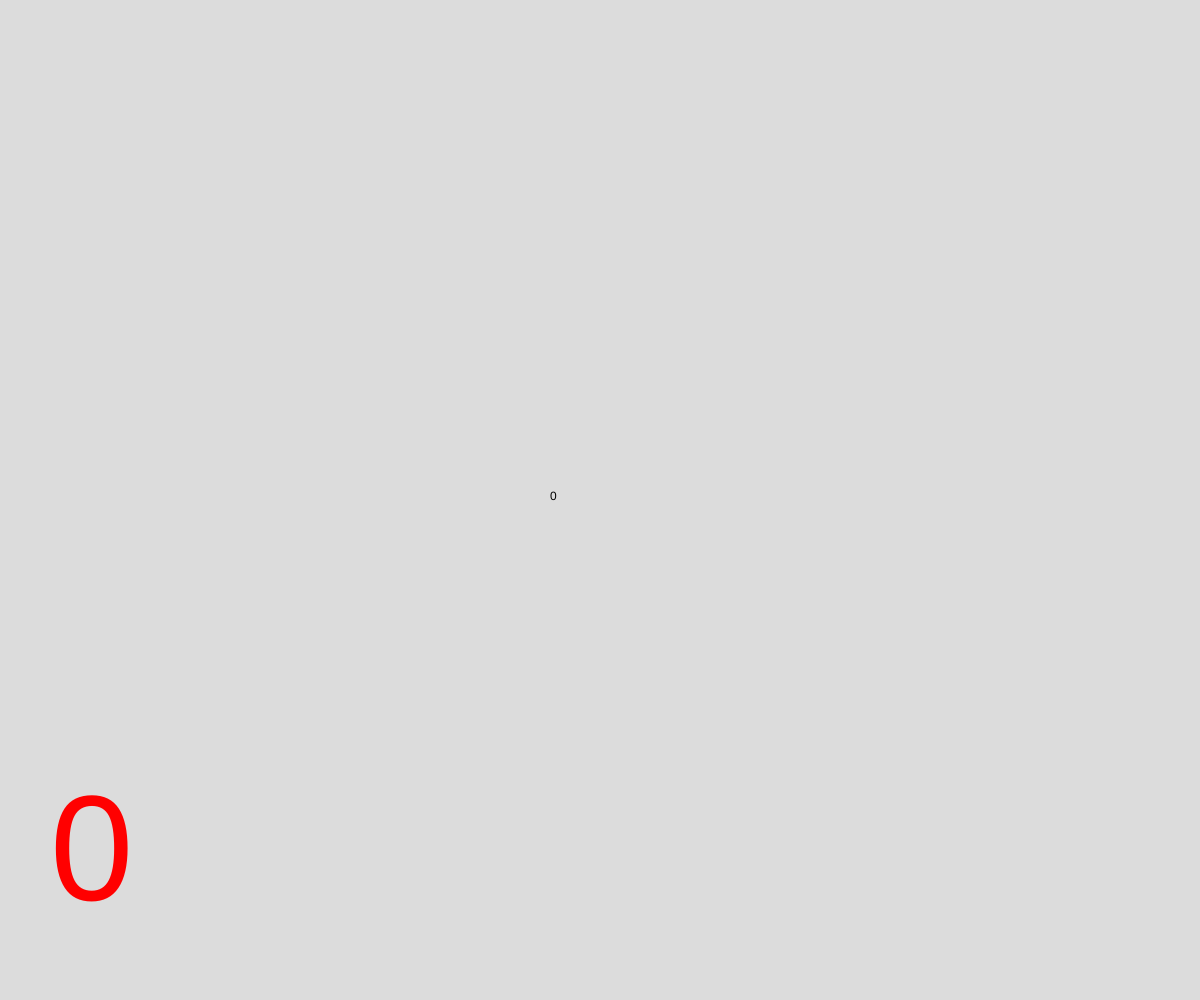
Frame 1 (no input)
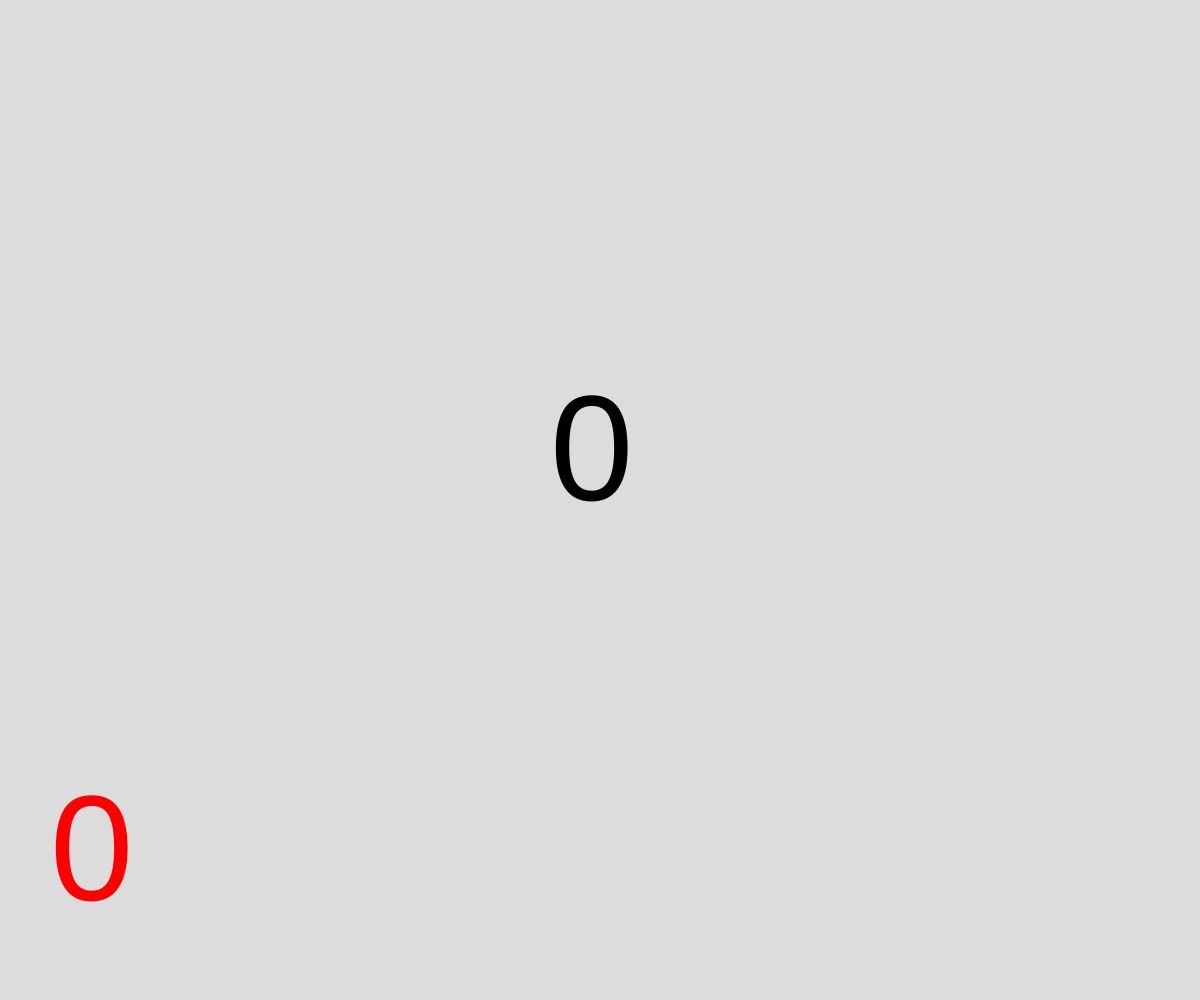
Frame 60 (no input)
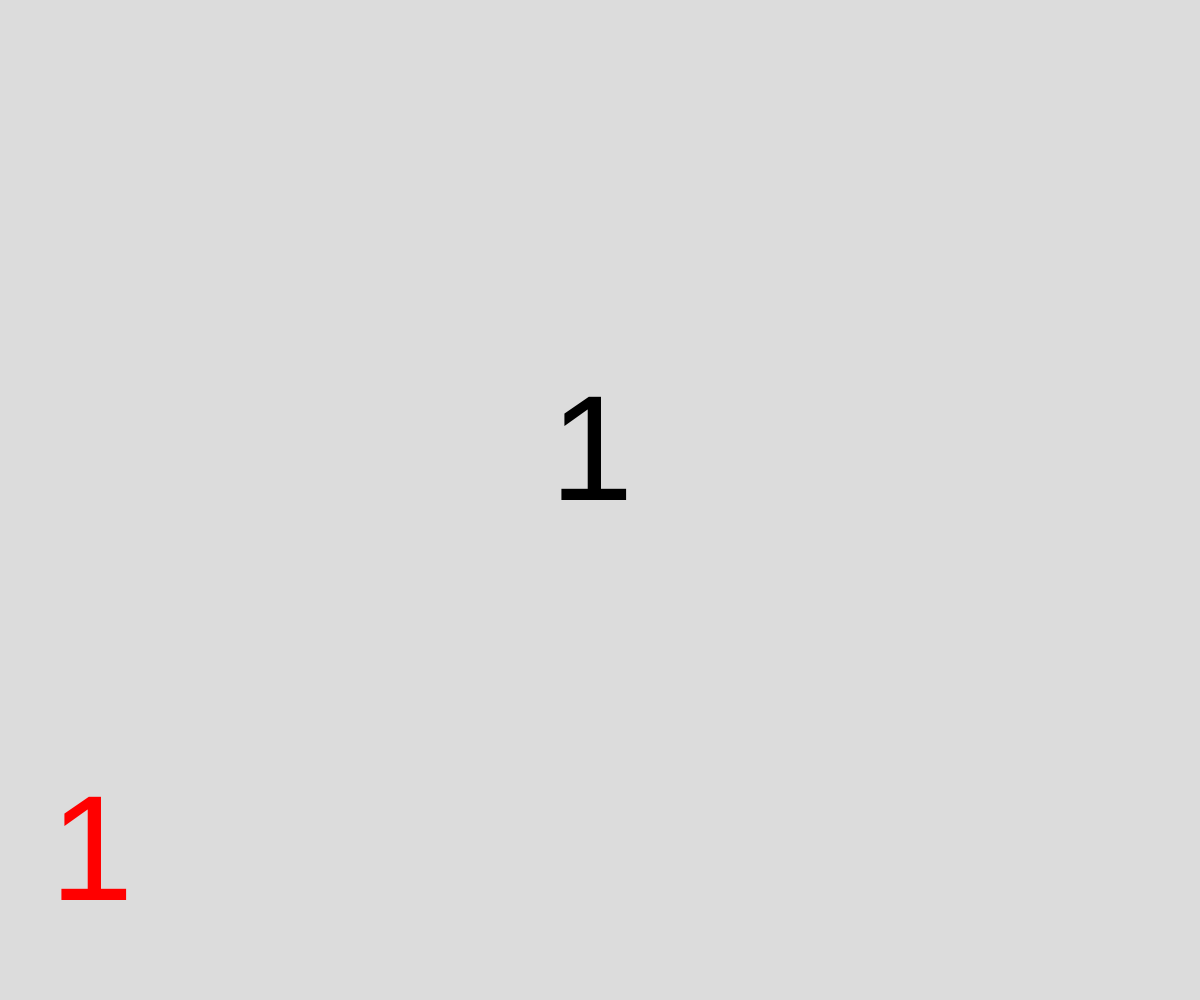
Frame 120 (the mouse pressed at the canvas centre since frame 60)

The p5.js sketch that drew these frames (run headless with seeded random() and noise() and a simulated clock; from frame 60 on, the mouse is pressed at the canvas centre):

// p5.js sketch
// ── sketch.js
// Local Storage Demo
// Your Name
// Date
//
// Extra for Experts:
// - describe what you did to take this project "above and beyond"

let numberOfClick = 0;
let highestEver = 0;

function setup() {
  createCanvas(windowWidth, windowHeight);
  if (getItem("highscore") !== null) {
    highestEver = getItem("highscore");
  }
  else {
    storeItem("highscore",0);
  }
}

function draw() {
  background(220);
  fill("black");
  text(numberOfClick, width/2-50, height/2);
  textSize(150);
  fill("red");
  text(highestEver, 50, height -100);
}

function mousePressed() {
  numberOfClick++;
  if (numberOfClick > getItem("highscore")) {
    storeItem("highscore", numberOfClick);
    highestEver = numberOfClick;
  }
}
